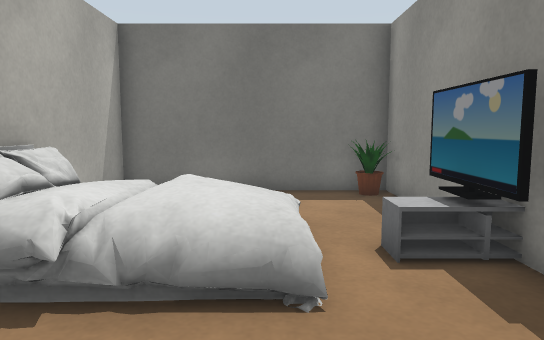
view 1 (above)

17 first-person views from a walk through a robot-simulator world made for Gazebo. The camera is 0.9 m above the floor, tilts 6° down and sees 70° across. The floor is counted in squares, 0.5 m on a side. Each view is taken from the middle of a square. On the plan, view 1 faces up. The plan holds only what a view shows up to about 18 squares ahead; the rest is blank. Some stock models are drawn as simple stand-ins.

view 2
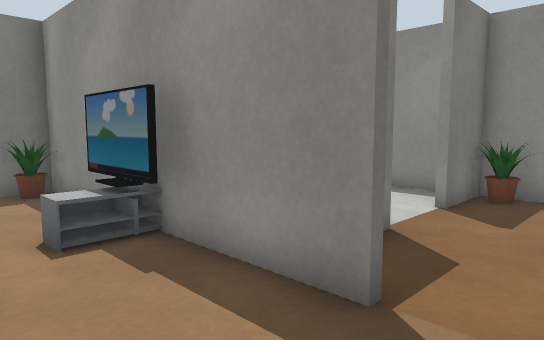

view 3
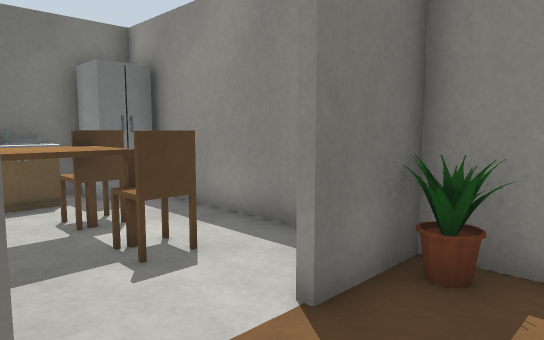

view 4
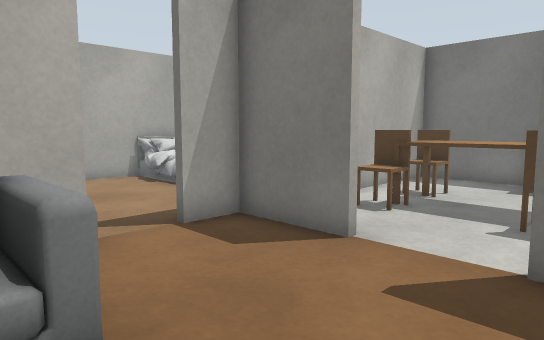

view 5
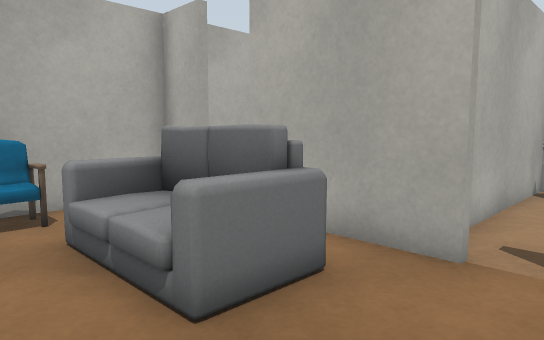

view 6
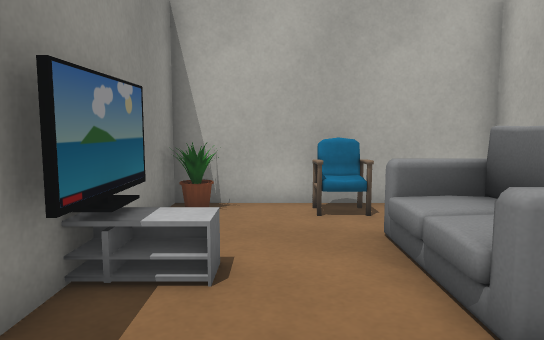

view 7
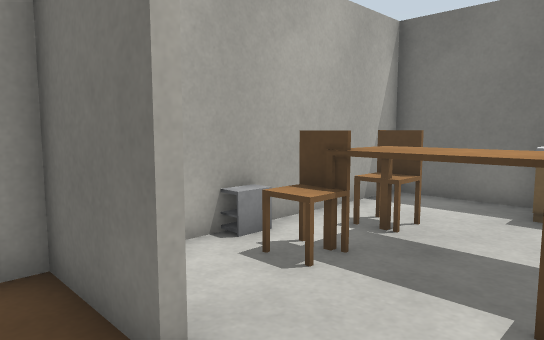

view 8
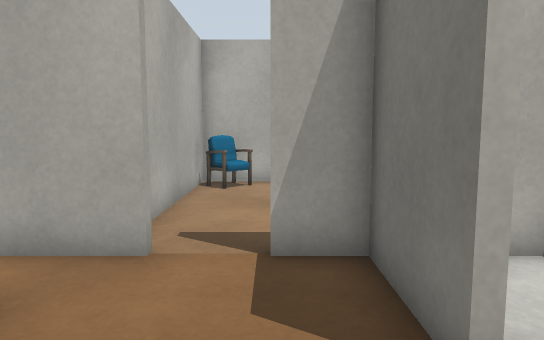

view 9
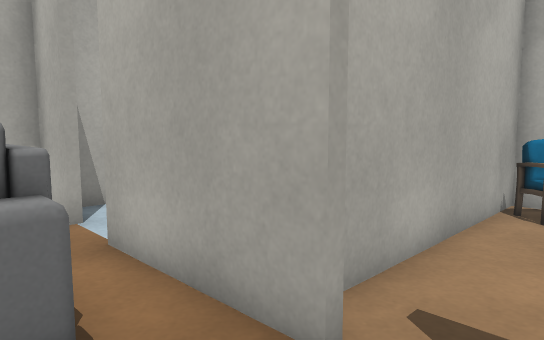

view 10
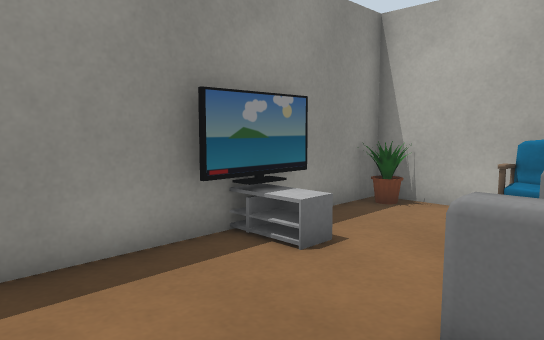

view 11
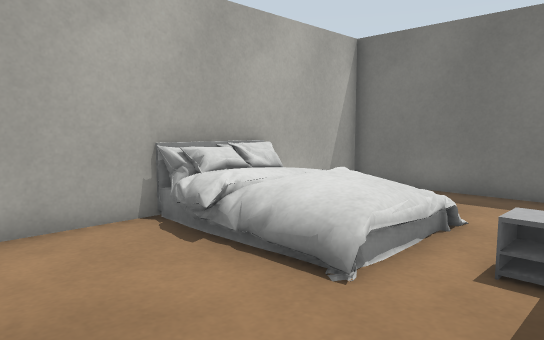

view 12
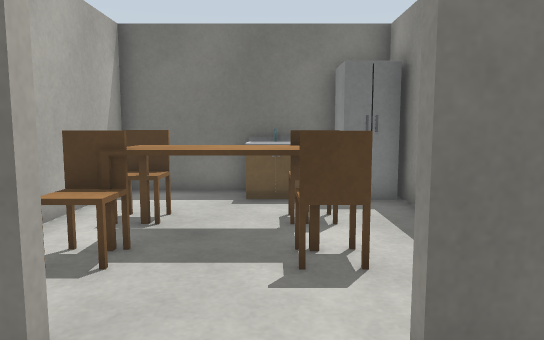

view 13
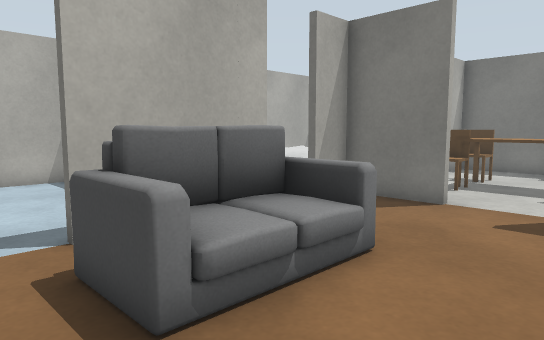

view 14
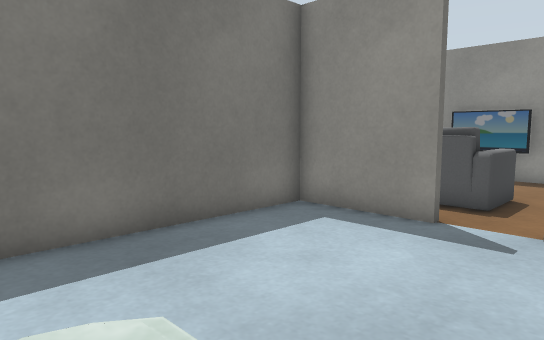

view 15
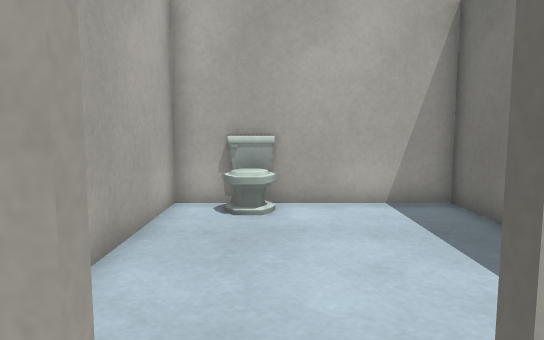

view 16
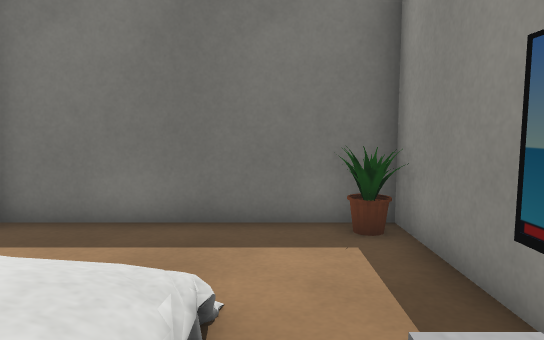

view 17
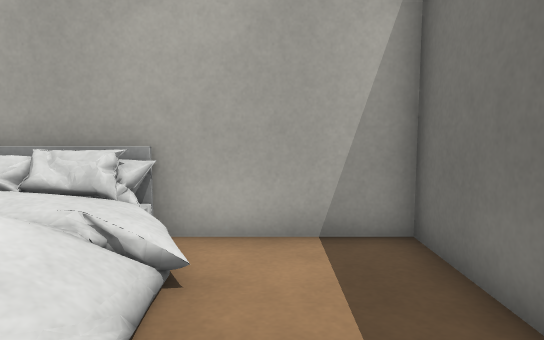

### Floor plan
Points are (right, up) in squares from view 1. A wall is a line through its corners. A room is listed if a view was taken in it or the views show most of it. See-through windows are left out.
Room 1 (views 1, 2, 11, 16, 17)
walls: (3.4, 6.4) (3.4, 10.5); (3.4, 0.9) (3.4, 4.5); (2.5, 11.4) (-4.4, 11.4) (-4.4, 7.6); (7.5, 11.4) (3.6, 11.4) (3.6, 6.6); (-4.4, 5.6) (-4.4, -1.4) (2.5, -1.4); (11.4, 3.5) (11.4, 9.2)
ways out: opening at (3, 0) to room 2; opening at (9, 3) to room 2
objects: chair (-4, -1) to (-3, 0); bed (-4, 4) to (-1, 4); bed (-4, 6) to (-4, 7); TV cabinet (2, 5) to (2, 6); TV (3, 5) to (3, 6); plant (3, 11); TV cabinet (4, 5) to (4, 6); chair (5, 5) to (6, 6); chair (5, 7) to (6, 8); dining table (7, 6) to (8, 7); chair (8, 7) to (9, 8); sink (8, 10) to (9, 11); chair (9, 5) to (9, 6); fridge (10, 10) to (11, 11)
Room 2 (views 3, 4, 5, 6, 7, 8, 9, 10, 12, 13, 15)
walls: (11.4, -2.6) (11.4, 2.4); (11.4, -6.2) (11.4, -4.4); (3.6, -0.7) (3.6, -5.1); (6.5, 2.4) (3.6, 2.4) (3.6, 0.9); (9.5, 2.4) (8.9, 2.4); (3.6, -6.7) (3.6, -8.4) (10.5, -8.4)
ways out: opening at (3, 0) to room 1; opening at (9, 3) to room 1; opening at (3, -6) to room 3
objects: sofa (5, -5) to (7, -2); chair (7, -8) to (8, -7); TV cabinet (10, -4); plant (10, 2) to (11, 2); plant (11, -8) to (11, -7); TV (11, -4) to (11, -3); TV cabinet (12, -4) to (12, -3)
Room 3 (view 14)
walls: (-4.4, -7.6) (-4.4, -8.4) (2.9, -8.4); (3.4, -5.1) (3.4, -1.6) (-4.4, -1.6) (-4.4, -5.4)
ways out: opening at (3, -6) to room 2
objects: toilet (-4, -7) to (-3, -6)

Where each view was taken, in squares from view 1:
view 1: 0 up, 0 right, facing up
view 2: 1 down, 0 right, facing up-right
view 3: 0 up, 6 right, facing up-right
view 4: 3 down, 10 right, facing up-left
view 5: 1 up, 9 right, facing down-left
view 6: 1 up, 9 right, facing down
view 7: 1 up, 9 right, facing up-left
view 8: 1 up, 9 right, facing left
view 9: 1 up, 6 right, facing down-left
view 10: 1 up, 6 right, facing down-right
view 11: 0 up, 3 right, facing up-left
view 12: 0 up, 8 right, facing up
view 13: 7 down, 10 right, facing up-left
view 14: 8 down, 4 left, facing up-right
view 15: 6 down, 5 right, facing left
view 16: 4 up, 1 right, facing up
view 17: 9 up, 2 right, facing left
